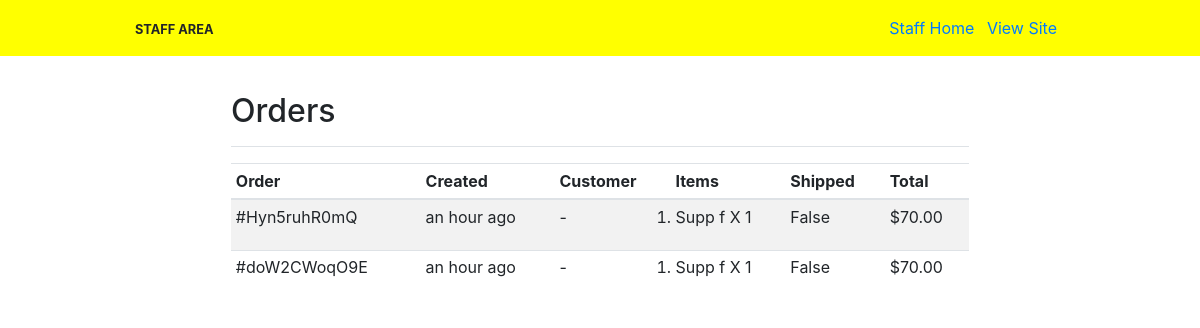
The app's page /staff/orders (signed in), older data.
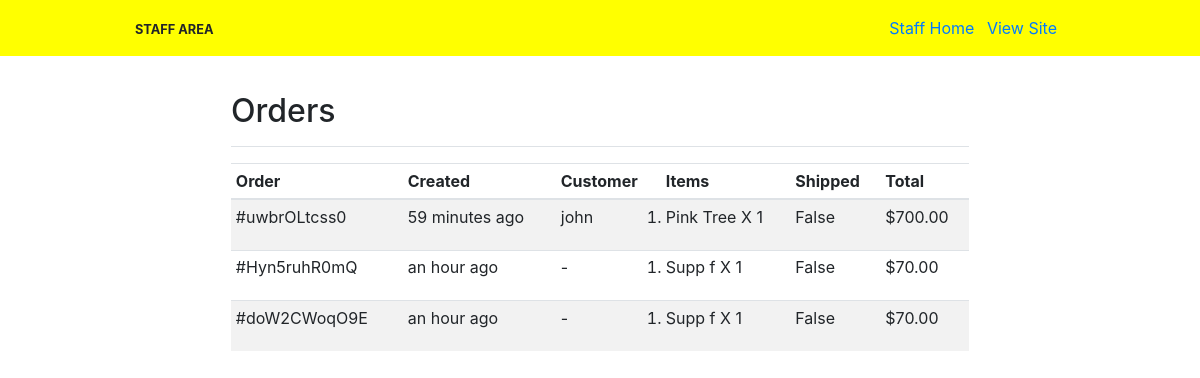
The same page, newer data.
### store/models.py (models this page shows, shortened)
class Order(models.Model):
    objects = OrderManager()
    class Meta:
        ordering = ["-created"]
    order_id = models.CharField(max_length=15, editable=False, unique=True)
    customer = models.ForeignKey(
        Customer, related_name="orders", on_delete=models.CASCADE, null=True
    )
    stripe_session_id = models.CharField(max_length=200)
    created = models.DateTimeField(auto_now_add=True)
    shipping = models.JSONField()
    shipped = models.BooleanField(default=False)
    @property
    def total(self):
        return sum([o.quantity * o.product.price_cents for o in self.items.all()])
    @property
    def total_pretty(self):
        return f"${'%.2f' % (self.total/100)}"

class OrderItem(models.Model):
    order = models.ForeignKey("Order", related_name="items", on_delete=models.CASCADE)
    product = models.ForeignKey("Product", on_delete=models.CASCADE)
    quantity = models.PositiveIntegerField()

class Product(models.Model):
    SUPPLEMENTS = "SUPPLEMENTS"
    MERCHANDISE = "MERCHANDISE"
    ONLINE_COACHING = "ONLINE_COACHING"
    CATEGORIES = [
        (SUPPLEMENTS, "Supplements"),
        (MERCHANDISE, "Merchandise"),
        (ONLINE_COACHING, "Online Coaching"),
    ]
    name = models.CharField(max_length=100)
    image_url = models.URLField()
    category = models.CharField(max_length=15, choices=CATEGORIES)
    sku = models.CharField(max_length=30)
    price_cents = models.IntegerField()
    description = models.TextField(max_length=500, null=True)
    created = models.DateTimeField(auto_now_add=True)

class Customer(models.Model):
    user = models.ForeignKey(User, on_delete=models.CASCADE)
    loyalty_points = models.IntegerField(default=0)
    def __str__(self):
        return self.user.username

### staff/views.py (the view)
# urls.py: path('orders', staff_views.orders, name='orders'),
@staff_member_required
def orders(request):
    orders = Order.objects.all()
    return render(request, "orders.html", {"title": "Orders", "orders": orders})

### staff/templates/orders.html
{% extends "base_staff.html" %}
{% load humanize %}
{% block content %}
    <div class="d-flex justify-content-between flex-wrap flex-md-nowrap align-items-center pt-3 pb-2 mb-3 border-bottom">
        <h1 class="h2">Orders</h1>
    </div>
    <div class="table-responsive">
        <table class="table table-striped table-sm ">
            <thead>
            <tr>
                <th>Order</th>
                <th>Created</th>
                <th>Customer</th>
                <th>Items</th>
                <th>Shipped</th>
                <th>Total</th>
            </tr>
            </thead>
            <tbody>
            {% for order in orders %}
                <tr>
                    <td>#{{ order.order_id }}</td>
                    <td>{{ order.created|naturaltime }}</td>
                    <td>{{ order.customer|default_if_none:"-" }}</td>
                    <td>
                        <ol>
                            {% for item in order.items.all %}
                            <li>{{ item.product.name }} X {{ item.quantity }}</li>
                            {% endfor %}
                        </ol>
                    </td>
                    <td>{{ order.shipped }}</td>
                    <td>{{ order.total_pretty }}</td>
                </tr>
            {% endfor %}
            </tbody>
        </table>
    </div>
{% endblock %}

Row changes from the older to the newer data that the page shows:
added Order: order_id "uwbrOLtcss0", created "59 minutes ago", customer "john", shipped "False", total_pretty "$700.00"
added OrderItem: product.name "Pink Tree", quantity "1", shown under "uwbrOLtcss0"
